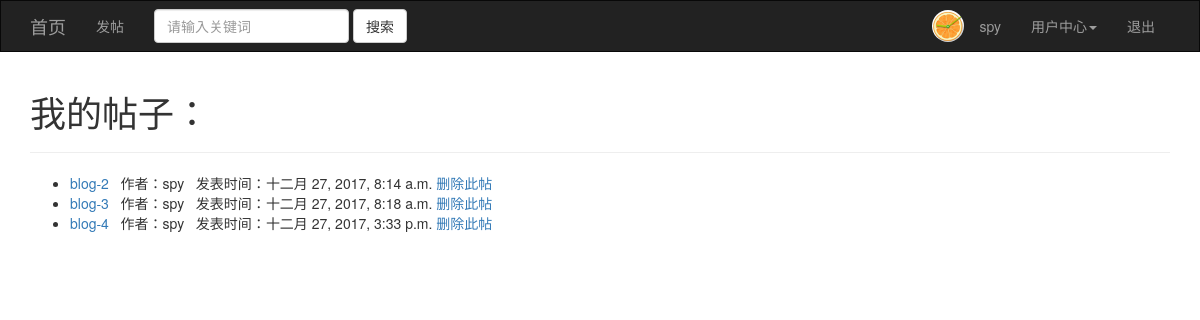
The app's page /my_articles/ (signed in), older data.
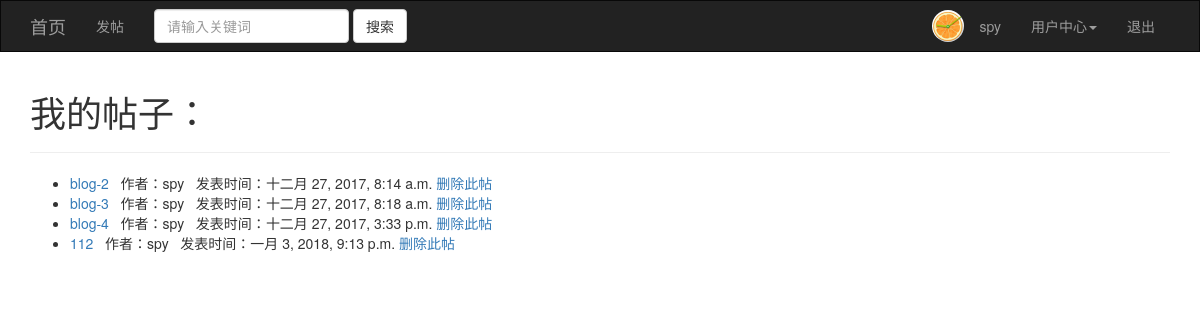
The same page, newer data.
### post/models.py (models this page shows)
class Article(models.Model):
    id = models.AutoField(primary_key=True)
    title = models.CharField(max_length=50)
    author = models.CharField(max_length=20)
    create_time = models.DateTimeField(auto_now_add=True)
    content = models.TextField()
    read_count = models.IntegerField(default=0)
    tag = models.CharField(max_length=50)
    comment_count = models.IntegerField(default=0)
    class Meta:
        db_table = 'article'

### post/logic.py (the view)
    def wrap(request, *args, **kwargs):
        if get_user(request):
            return view_func(request, *args, **kwargs)
        else:
            next = request.path
            return HttpResponseRedirect('/login/?next=%s' % next)

### post/logic.py (called while the page is built)
def get_user(request):
    username = request.session.get('username', None)
    if username:
        user = User.objects.filter(username=username).first()
    else:
        user = None
    return user

def login_required(view_func):
    def wrap(request, *args, **kwargs):
        if get_user(request):
            return view_func(request, *args, **kwargs)
        else:
            next = request.path
            return HttpResponseRedirect('/login/?next=%s' % next)
    return wrap

### post/views.py (called while the page is built)
@login_required
def my_articles(request):
    user = get_user(request)
    articles = Article.objects.filter(author=user.username)
    context =  {'current_user': user, 'articles': articles}
    return render(request, 'my_articles.html', context)

### templates/my_articles.html (shortened to what this page needs)
{% extends 'base.html' %}
{% block page_content %}
    <h1>我的帖子：</h1>
    <hr>
    <ul>
        {% for article in articles %}
            <li><a href="/detail/?article_id={{ article.id }}">{{ article.title }}</a> &nbsp;
                作者：{{ article.author }} &nbsp; 发表时间：{{ article.create_time }}
                <a href="/delete_article/?article_id={{ article.id }}">删除此帖</a>
            </li>
        {% endfor %}
    </ul>
{% endblock %}

Row changes from the older to the newer data that the page shows:
added Article: title "112", author "spy", create_time "一月 3, 2018, 9:13 p.m."
